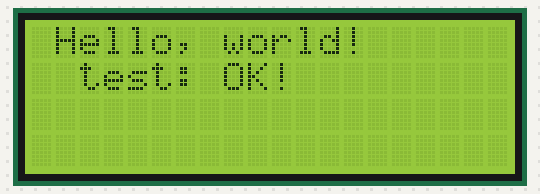
A sketch run on a simulated Arduino Uno, built with avr-gcc and run on an emulated ATmega328P. On the bench: 20×4 character LCD.

Above: at 0.1 s.
At 2.1 s:
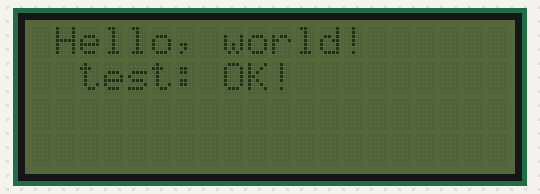

The sketch:

lcd_test.ino
```cpp
#include <Wire.h>
#include <LiquidCrystal_I2C.h>

LiquidCrystal_I2C lcd(0x27,20,4);  // set the LCD address to 0x27 for a 16 chars and 2 line display

void setup()
{
  lcd.init();                      // initialize the lcd
  // Print a message to the LCD.
  lcd.setCursor(1,0);
  lcd.print("Hello, world!");
  lcd.setCursor(2,1);
  lcd.print("test: OK!");
}


void loop()
{
  lcd.backlight();
  delay(2000);
  lcd.noBacklight();
  delay(2000);
}
```

Measured:
- what the display in image 1 shows lasts 2.0 s, from 2.1 s to 4.1 s
